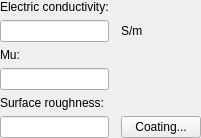
            <widget class="QWidget" name="page_LossyMetal">
             <property name="sizePolicy">
              <sizepolicy hsizetype="Preferred" vsizetype="Fixed">
               <horstretch>0</horstretch>
               <verstretch>0</verstretch>
              </sizepolicy>
             </property>
             <layout class="QGridLayout" name="gridLayout_3">
              <property name="leftMargin">
               <number>0</number>
              </property>
              <property name="topMargin">
               <number>0</number>
              </property>
              <property name="rightMargin">
               <number>0</number>
              </property>
              <property name="bottomMargin">
               <number>0</number>
              </property>
              <property name="horizontalSpacing">
               <number>12</number>
              </property>
              <property name="verticalSpacing">
               <number>6</number>
              </property>
              <item row="0" column="0">
               <widget class="QLabel" name="label_7">
                <property name="text">
                 <string>Electric conductivity:</string>
                </property>
               </widget>
              </item>
              <item row="1" column="0">
               <widget class="QLineEdit" name="lineEdit_EleConductivity"/>
              </item>
              <item row="1" column="1">
               <widget class="QLabel" name="label_13">
                <property name="text">
                 <string>S/m</string>
                </property>
               </widget>
              </item>
              <item row="2" column="0">
               <widget class="QLabel" name="label_12">
                <property name="text">
                 <string>Mu:</string>
                </property>
               </widget>
              </item>
              <item row="3" column="0">
               <widget class="QLineEdit" name="lineEdit_Mu_2"/>
              </item>
              <item row="4" column="0">
               <widget class="QLabel" name="label_11">
                <property name="text">
                 <string>Surface roughness:</string>
                </property>
               </widget>
              </item>
              <item row="5" column="0">
               <widget class="QLineEdit" name="lineEdit_SurfaceRoughness"/>
              </item>
              <item row="5" column="1">
               <widget class="QPushButton" name="pushButton_Coating">
                <property name="text">
                 <string>Coating...</string>
                </property>
               </widget>
              </item>
             </layout>
            </widget>
